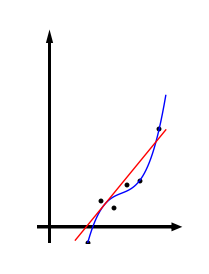

The script that saved this image:
#!/usr/bin/python3
# -*- coding: utf-8 -*-

#Este trabalho está licenciado sob a Licença
#Creative Commons Atribuição-CompartilhaIgual 3.0 Não Adaptada.
#Para ver uma cópia desta licença, visite
#http://creativecommons.org/licenses/by-sa/3.0/
#ou envie uma carta para Creative Commons,
#PO Box 1866, Mountain View, CA 94042, USA.

#Author: Pedro H A Konzen - UFRGS - 11/2016

from math import *
import matplotlib.pyplot as plt
import numpy as np
import scipy as sci
from scipy import optimize

#font letter
plt.rc('text', usetex=True)
plt.rc('font', family='serif', size=12)

fig = plt.figure(figsize=(2,2.82), dpi=300)
ax = plt.subplot(111)

ax.axis("off")
ax.set_xlim((-2,10))
plt.arrow(-3,-1,12,0,**{"linewidth":2, "head_width":0.3, "length_includes_head":True, "facecolor":'black'})

ax.set_ylim((-2,12))
plt.arrow(-1,-3,0,14,**{"linewidth":1.5, "head_width":0.35, "length_includes_head":True, "facecolor":'black'})

xdata = np.array([2, 3, 4, 5, 6, 7.5])
ydata = np.array([-2, 0.6, 0.2, 1.6, 1.85, 5.1])
plt.plot(xdata,ydata,'ko', markersize=3)

def fun(x,a,b,c,d):
    return a + b*x + c*x**2 + d*x**3

xx = np.linspace(1.75, 8)
popt, pcov = sci.optimize.curve_fit(fun,xdata,ydata)
print(popt)
plt.plot(xx,fun(xx,*popt))

def dfun(x,a,b,c,d):
    return b + 2*c*x + 3*d*x**2

def tan(x0,x,a,b,c,d):
    return dfun(x0,a,b,c,d)*(x-x0)+fun(x0,a,b,c,d)

x0 = 3.25
xx = np.linspace(1,8)
yy = tan(x0,xx,*popt)
plt.plot(xx,yy,'r-')

filename = "cover"
plt.savefig(filename+".png", bbox_inches='tight')
plt.savefig(filename+".svg", bbox_inches='tight')

